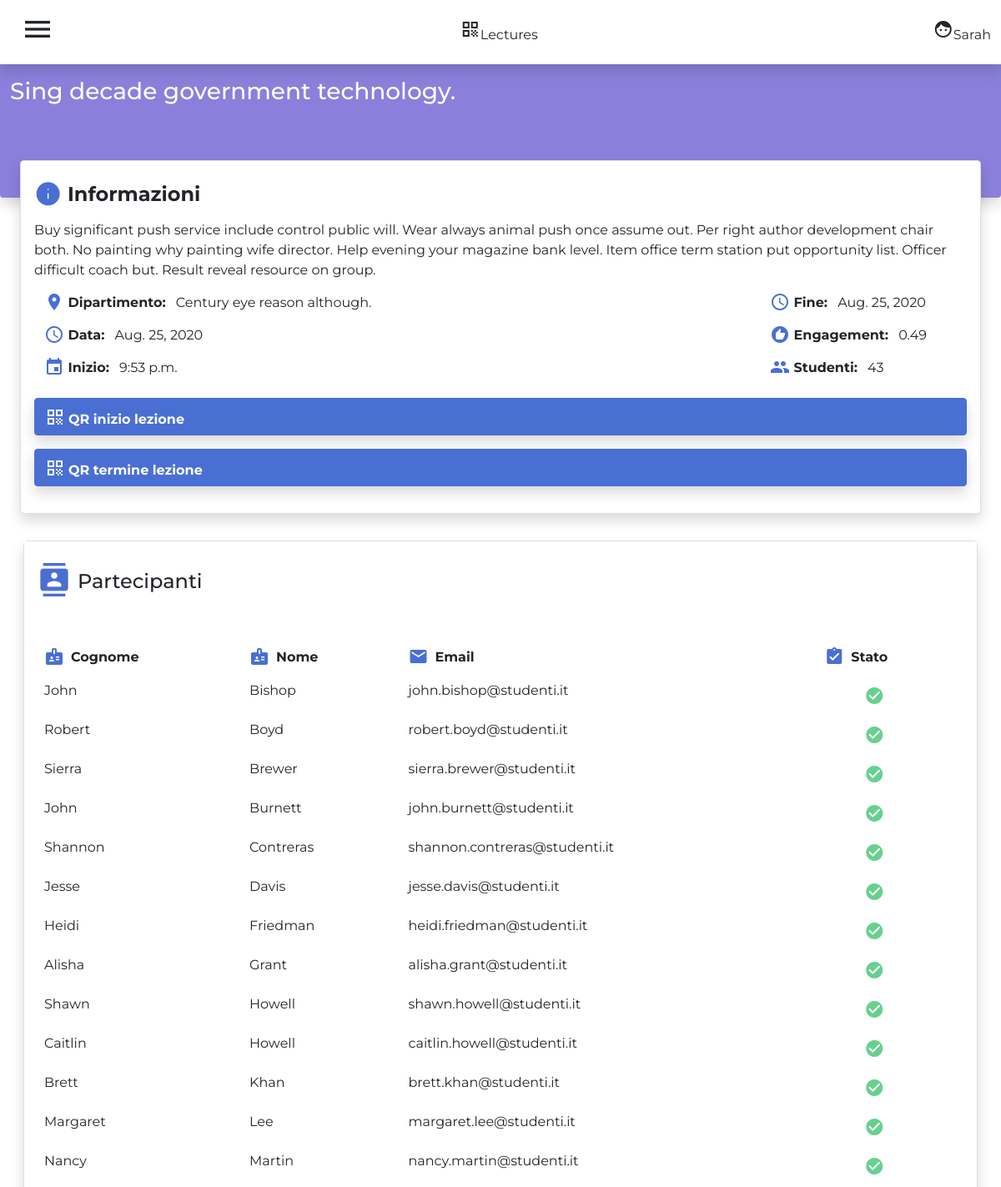
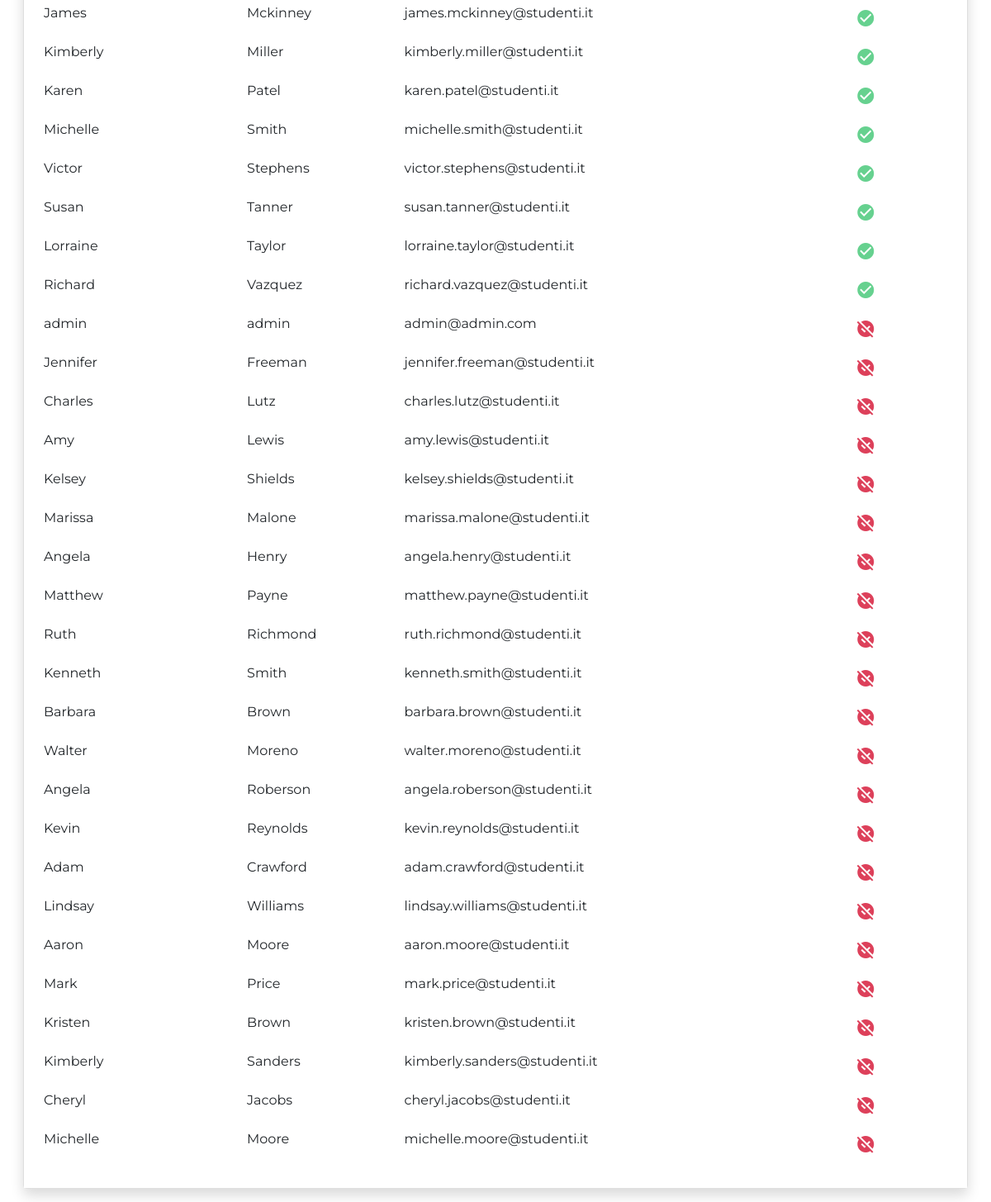
The page /lecture/1318 (signed in) on the database its author committed (2 pictures, top to bottom).
### auth_app/models.py (models this page shows, shortened)
class User(PermissionsMixin, AbstractBaseUser):
    email = models.EmailField(max_length=255, unique=True)
    first_name = models.CharField(max_length=150, null=False)
    last_name = models.CharField(max_length=150, null=False)
    is_active = models.BooleanField(default=True)
    is_professor = models.BooleanField(default=False)
    USERNAME_FIELD = 'email'
    REQUIRED_FIELDS = ['first_name', 'last_name']
    objects = UserManager()

### lectures/models.py (models this page shows, shortened)
class Lecture(models.Model):
    professor = models.ForeignKey('auth_app.User', on_delete=CASCADE)
    name = models.CharField(max_length=200)
    description = models.TextField()
    department = models.ForeignKey(Department, on_delete=SET_NULL, null=True)
    start_at = models.DateTimeField()
    started_at = models.DateTimeField(null=True, blank=True, default=None)
    ended_at = models.DateTimeField(null=True, blank=True, default=None)
    start_code = models.CharField(max_length=10, blank=True)
    end_code = models.CharField(max_length=10, blank=True)
    objects = LectureManager()
    @property
    def engagement(self):
        return self.get_engagement()
    @property
    def students(self):
        return len(self.get_students())
    def get_engagement(self):
        sessions = Session.objects.filter(lecture=self)
        total = len(sessions)
        if total == 0: return 0
        sum = 0
        for s in sessions:
            if s.is_completed:
                sum += 1
        return sum/total
    def get_students(self):
        sessions = Session.objects.filter(lecture=self)
        return [s.student for s in sessions]

class Department(models.Model):
    name = models.CharField(max_length=150)
    geo_position = models.ForeignKey(
        GeoPosition, null=True, on_delete=SET_NULL)
    def __str__(self):
        return self.name

class Session(models.Model):
    student = models.ForeignKey('auth_app.User', on_delete=CASCADE)
    lecture = models.ForeignKey(Lecture, on_delete=CASCADE)
    geo_posititon = models.ForeignKey(
        GeoPosition, on_delete=SET_NULL, null=True)
    start_at = models.DateTimeField()
    end_at = models.DateTimeField(null=True, blank=True)
    is_completed = models.BooleanField(default=False)

### lectures/views.py (the view)
# urls.py: path('lecture/<int:pk>', LectureView.as_view(), name='lecture'),
class LectureView(LoginRequiredMixin, UserPassesTestMixin, DetailView):
    template_name = 'lectures/lecture_detail.html'
    queryset = Lecture.objects.all()
    context_object_name = 'lecture'
    http_method_names = ['get', 'post']
    def test_func(self):
        return test_user(self.request, self.get_object().professor)
    def get_context_data(self, **kwargs):
        context = super().get_context_data(**kwargs)
        sessions = Session.objects.filter(lecture=self.get_object())
        context['completed'] = [x.student for x in sessions if x.is_completed]
        context['completed'] = sorted(
            context['completed'], key=lambda t: t.last_name)
        context['start_only'] = [
            x.student for x in sessions if not x.is_completed]
        return context
    def post(self, request, *args, **kwargs):
        obj = self.get_object()
        if 'start' in request.POST:
            obj.started_at = datetime.datetime.now()
        elif 'end' in request.POST:
            obj.ended_at = datetime.datetime.now()
        obj.save()
        return self.get(self, request, *args, **kwargs)

### lectures/views.py (called while the page is built)
def test_user(request, user):
    if request.user == user:
        return True
    return False

### lectures/templates/lectures/lecture_detail.html (shortened to what this page needs)
{% extends 'lectures/base.html' %}
{% block navbar %}
{% include 'lectures/navbar.html' with title=lecture.name %}
{% endblock navbar %}
{% block content %}
<div class="container-fluid">
    <div class="row  mb-3">
        <div class="col mt-0 mb-3">
            {% include 'lectures/lecture_info.html' with lecture=lecture%}
        </div>
    </div>
    {% if completed|length > 0 or start_only|length > 0 %}
    <div class="row  px-3">
        <div class="col mt-0 mb-3">
            {% include 'lectures/students_list.html' with lecture=lecture completed=completed start_only=start_only %}
        </div>
    </div>
    {% endif %}
</div>
{% endblock %}

### lectures/templates/lectures/navbar.html
   <nav class="navbar shadow  bg-white mx-auto">
      <div class="container-fluid">
        <button id="menu-toggle" class="btn btn-light rounded">
          <span class="material-icons  fs-1">menu</span>
        </button>
        <span class=""><span class="material-icons">qr_code</span>Lectures</span>
        <span class="clickable"><span class="material-icons">face</span>{{request.user.first_name}}</span>
      </div>
    </nav>
    <div style="height: 10rem;" class="container-fluid pt-3 rounded-bottom bg-secondary shadow">
      <div class="h3 text-white">{{title}}</div>
    </div>

### lectures/templates/lectures/lecture_info.html (shortened to what this page needs)
{% load mathfilters %}
<div class="card shadow rounded-3">
    <div class="card-body">
        <div class="container-fluid mx-0 px-0">
            <div class="h4 mb-3 fw-bold"> <span
                    class="text-primary icon-center material-icons me-2 fs-2 fw-bold">info</span>Informazioni</div>
            <div class="p mb-2">{{lecture.description}}</div>
            <div class="row mb-3 mx-auto">
                <div class="col ">
                    <div class="mb-2">
                        <span class="h6 fw-bold me-2"> <span class="material-icons icon-center text-primary">
                                place</span>
                            Dipartimento:</span>
                        <span class="">{{lecture.department}}</span>
                    </div>
                    <div class="mb-2">
                        <span class="h6 fw-bold me-2"> <span class="material-icons icon-center text-primary">
                                schedule</span>
                            Data:</span>
                        <span class="">{{lecture.start_at.date}}</span>
                    </div>
                    <div class="mb-2">
                        <span class="h6 fw-bold me-2"> <span class="material-icons icon-center text-primary">
                                event</span>
                            Inizio:</span>
                        <span class="">{{lecture.start_at.time}}</span>
                    </div>
                </div>
                {% if lecture.ended_at %}
                <div class="col pe-5">
                    <div class="float-end">
                        <div class="mb-2">
                            <span class="h6 fw-bold me-2"> <span class="material-icons icon-center text-primary">
                                    schedule</span>
                                Fine:</span>
                            <span class="\">{{lecture.start_at.date}}</span>
                        </div>
                        <div class="mb-2">
                            <span class="h6 fw-bold me-2"> <span class="material-icons icon-center text-primary">
                                    recommend</span>
                                Engagement:</span>
                            <span class="">{{lecture.engagement|floatformat:2}}</span>
                        </div>
                        <div class="mb-2">
                            <span class="h6 fw-bold me-2"> <span class="material-icons icon-center text-primary">
                                    group</span>
                                Studenti:</span>
                            <span class="">{{lecture.students}}</span>
                        </div>
                    </div>
                </div>
                {%endif%}
            </div>
            <div class="row px-0">
                    {% if lecture.started_at %}
                    <div class="d-grid gap-2 mb-3">
                        <a href="{% url 'qr_start' lecture.pk %}" type="button" class="btn btn-primary mx-0 shadow fw-bold text-start">
                            <span class="material-icons text-white icon-btn">qr_code</span>QR inizio lezione</button>
                        </a>
                    </div>
                    {% if lecture.ended_at %}
                    <div class="d-grid gap-2 mb-3">
                        <a href="{% url 'qr_end' lecture.pk %}" type="button" class="btn btn-primary mx-0 shadow fw-bold text-start">
                            <span class="material-icons text-white icon-btn">qr_code</span>QR termine lezione</button>
                        </a>
                    </div>
                    {% endif %}
                    {% endif %}
                </div>
            </div>
        </div>
    </div>
</div>

### lectures/templates/lectures/students_list.html (shortened to what this page needs)
<div class="card shadow rounded-3">
  <div class="card-body bg-white ">
    <div class="container-fluid mx-0 px-0">
      <div class="h4">
        <span class="me-2 mb-5 text-primary fs-1 icon-center material-icons">contacts</span>Partecipanti
      </div>
      <table class="table table-hover table-borderless">
        <thead class="mb-2">
          <tr>
            <th scope="col"><span class="me-2 text-primary icon-center material-icons">
              </span><span class="">Cognome</span></th>
            <th scope="col"><span class="me-2 text-primary icon-center material-icons">
              </span><span class="">Nome</span></th>
            <th scope="col"><span class="me-2 text-primary icon-center material-icons">
              </span><span class="">Email</span></th>
            <th scope="col"><span class="me-2 text-primary icon-center material-icons">
              </span><span class="">Stato</span></th>
          </tr>
        </thead>
        <tbody>
          {% for s in completed %}
          <tr>
            <td class="">{{s.first_name}}</td>
            <td class="">{{s.last_name}}</td>
            <td class="">{{s.email}}</td>
            <td class="">
              <span class="ms-5 text-success material-icons icon-center">check_circle</span>
            </td>
          </tr>
          {% endfor %}
          {% for s in start_only %}
          <tr>
            <td class="">{{s.first_name}}</td>
            <td class="">{{s.last_name}}</td>
            <td class="">{{s.email}}</td>
            <td class="">
              <span class="ms-5 text-danger material-icons icon-center">unpublished</span>
            </td>
          </tr>
          {% endfor %}
        </tbody>
      </table>
    </div>
  </div>
</div>

### auth_app/templates/index.html (style rules this page uses)
.icon-center { position: relative; top: 50%; transform: translateY(25%); }
.icon-btn { margin-right: .25rem; position: relative; top: 15%; transform: translateY(0%); }
.clickable { cursor: pointer; }
body { overflow-x: hidden; font-family: 'Montserrat', sans-serif; }

### rows shown on the page
Lecture: name "Sing decade government technology.", description "Buy significant push service include control public will. Wear always animal push once assume out. Per right author development chair both. No painting why painting wife director. Help evening your magazine bank level. Item office term station put opportunity list. Officer difficult coach but. Result reveal resource on group.", department "Century eye reason although.", start_at "Aug. 25, 2020", start_at.time "9:53 p.m.", engagement "0.49", students "43"

### other values the page prints
{{ request.user.first_name }} "Sarah"
{{ s.first_name }} "John"
{{ s.last_name }} "Bishop"
{{ s.email }} "john.bishop@studenti.it"
{{ s.first_name }} "Robert"
{{ s.last_name }} "Boyd"
{{ s.email }} "robert.boyd@studenti.it"
{{ s.first_name }} "Sierra"
{{ s.last_name }} "Brewer"
{{ s.email }} "sierra.brewer@studenti.it"
{{ s.last_name }} "Burnett"
{{ s.email }} "john.burnett@studenti.it"
{{ s.first_name }} "Shannon"
{{ s.last_name }} "Contreras"
{{ s.email }} "shannon.contreras@studenti.it"
